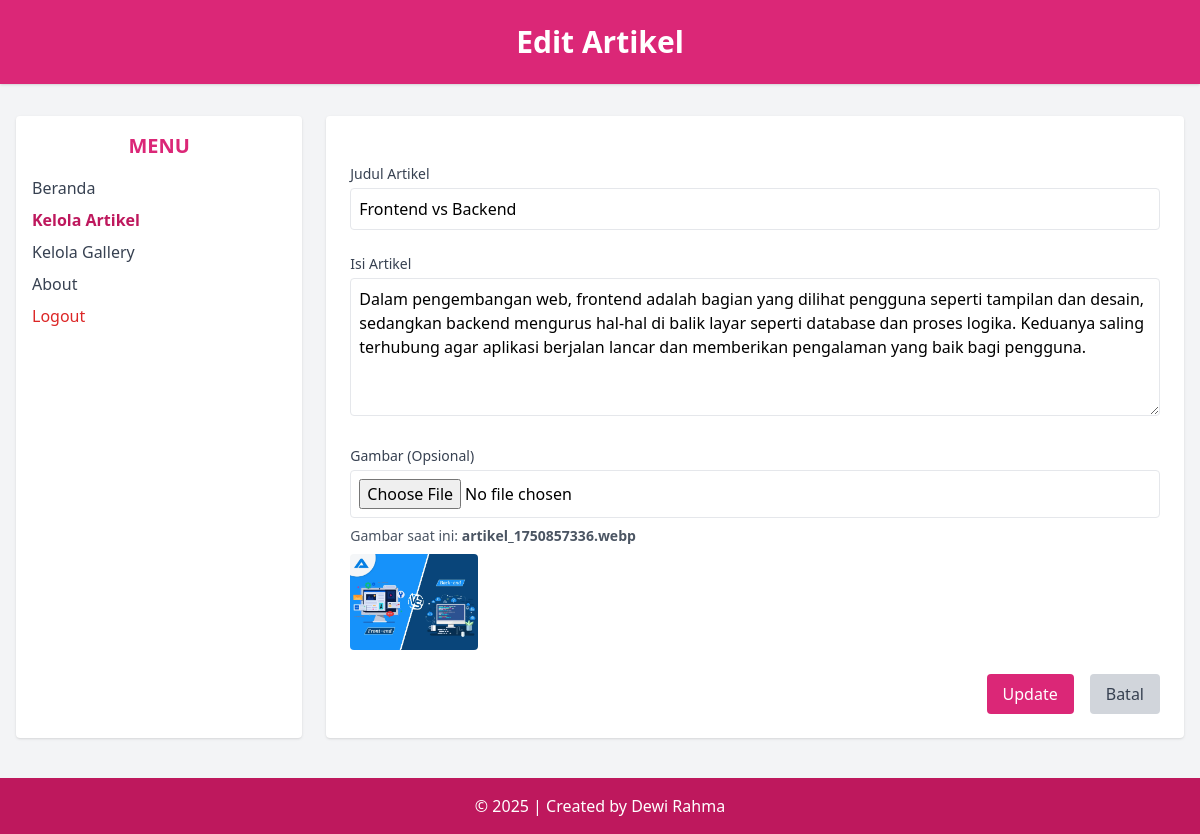
The app's page /admin/edit_artikel.php?id_artikel=3 (signed in) with its own data.
### tables this page shows
CREATE TABLE `tbl_artikel` (
  `id_artikel` int(5) NOT NULL,
  `nama_artikel` text NOT NULL,
  `isi_artikel` text NOT NULL,
  `gambar` varchar(255) NOT NULL,
  `created_at` date DEFAULT NULL
);

### admin/edit_artikel.php (the view, shortened to what this page needs)
<?php
include('../koneksi.php');
$id = $_GET['id_artikel'];
$sql = "SELECT * FROM tbl_artikel WHERE id_artikel = '$id'";
$query = mysqli_query($db, $sql);
$data = mysqli_fetch_array($query);
?>
<!DOCTYPE html>
<html lang="en">
<head>
  <script src="https://cdn.tailwindcss.com"></script>
</head>
<body class="bg-gray-100 min-h-screen">
<header class="bg-pink-600 text-white text-center py-6 shadow">
  <h1 class="text-3xl font-bold">Edit Artikel</h1>
</header>
<div class="flex max-w-7xl mx-auto mt-8 px-4">
  <aside class="w-1/4 bg-white rounded shadow p-4">
    <h2 class="text-xl font-semibold text-pink-600 mb-4 text-center">MENU</h2>
    <ul class="space-y-2 text-gray-700">
      <li><a href="beranda_admin.php" class="block hover:text-pink-500">Beranda</a></li>
      <li><a href="data_artikel.php" class="block font-semibold text-pink-700">Kelola Artikel</a></li>
      <li><a href="data_gallery.php" class="block hover:text-pink-500">Kelola Gallery</a></li>
      <li><a href="about.php" class="block hover:text-pink-500">About</a></li>
      <li>
        <a href="logout.php" onclick="return confirm('Apakah anda yakin ingin keluar?');"
           class="block text-red-600 hover:underline font-medium">Logout</a>
      </li>
    </ul>
  </aside>
  <main class="w-3/4 bg-white rounded shadow p-6 ml-6">
    <form action="proses_edit_artikel.php" method="post" enctype="multipart/form-data" class="space-y-6">
      <div>
        <label for="nama_artikel" class="block text-sm font-medium text-gray-700 mb-1">Judul Artikel</label>
        <input type="text" id="nama_artikel" name="nama_artikel" required
          value="<?php echo htmlspecialchars($data['nama_artikel']); ?>"
          class="w-full p-2 border rounded focus:outline-none focus:ring focus:border-pink-500">
      </div>
      <div>
        <label for="isi_artikel" class="block text-sm font-medium text-gray-700 mb-1">Isi Artikel</label>
        <textarea id="isi_artikel" name="isi_artikel" rows="5" required
          class="w-full p-2 border rounded focus:outline-none focus:ring focus:border-pink-500"><?php echo htmlspecialchars($data['isi_artikel']); ?></textarea>
      </div>
      <div>
        <label for="gambar" class="block text-sm font-medium text-gray-700 mb-1">Gambar (Opsional)</label>
        <input type="file" id="gambar" name="gambar" accept="image/*"
          class="w-full p-2 border rounded focus:outline-none focus:ring focus:border-pink-500">
        <?php if (!empty($data['gambar'])): ?>
          <p class="mt-2 text-sm text-gray-600">Gambar saat ini: <strong><?php echo $data['gambar']; ?></strong></p>
          <img src="../images/<?php echo $data['gambar']; ?>" alt="Gambar Artikel" class="w-32 mt-2 rounded">
        <?php endif; ?>
      </div>
      <div class="flex justify-end space-x-4">
        <button type="submit"
          class="bg-pink-600 text-white px-4 py-2 rounded hover:bg-pink-700 transition">Update</button>
        <a href="data_artikel.php"
          class="bg-gray-300 text-gray-700 px-4 py-2 rounded hover:bg-gray-400 transition">Batal</a>
      </div>
    </form>
  </main>
</div>
<footer class="bg-pink-700 text-white text-center py-4 mt-10">
  &copy; <?php echo date('Y'); ?> | Created by Dewi Rahma
</footer>
</body>
</html>

### records on screen
tbl_artikel: nama_artikel "Frontend vs Backend", isi_artikel "Dalam pengembangan web, frontend adalah bagian yang dilihat pengguna seperti tampilan dan desain, sedangkan backend mengurus hal-hal di balik layar seperti database dan proses logika. Keduanya saling terhubung agar aplikasi berjalan lancar dan memberikan pengalaman yang baik bagi pengguna.", gambar "artikel_1750857336.webp", gambar (picture)
